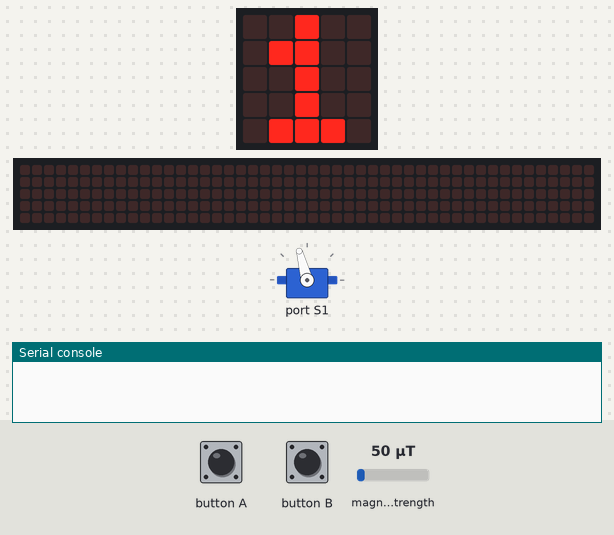
The program below on a simulated BBC micro:bit (MakeCode). On the bench: the board's 5×5 LED display, a strip that is not on the board, showing the scrolling text unrolled, servo, the last lines printed to the serial console. The inputs (shaded band) are chosen by the test bench; at power-on: magnetic field strength 50 µT. No radio messages arrive unless stated (any console line starting 'radio sent:' is added by the test bench); the 48×5 strip is a reading aid, not a part: it shows the text the display is scrolling, unrolled, one strip-width of it at a time.

Above: at 6.4 s.
6.5 s: button A pressed for 0.15 s
At 7.12 s:
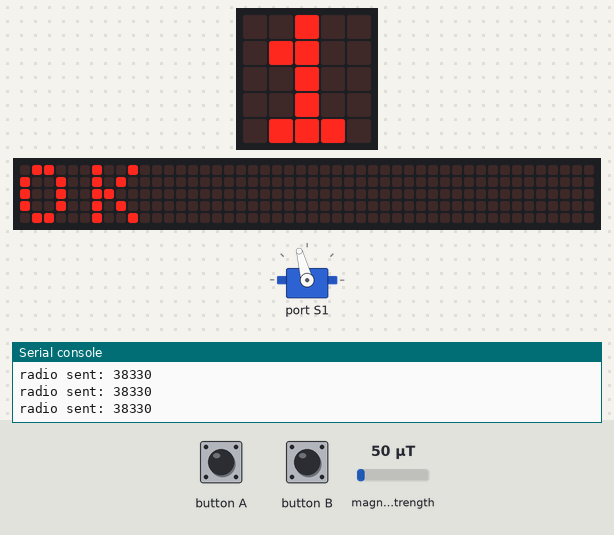
7.2 s: button B pressed for 0.15 s
At 7.27 s:
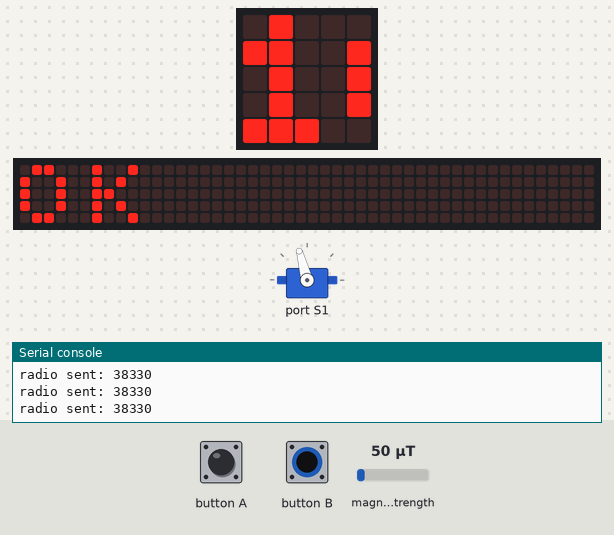
7.9 s: button B pressed for 0.15 s
At 11.4 s:
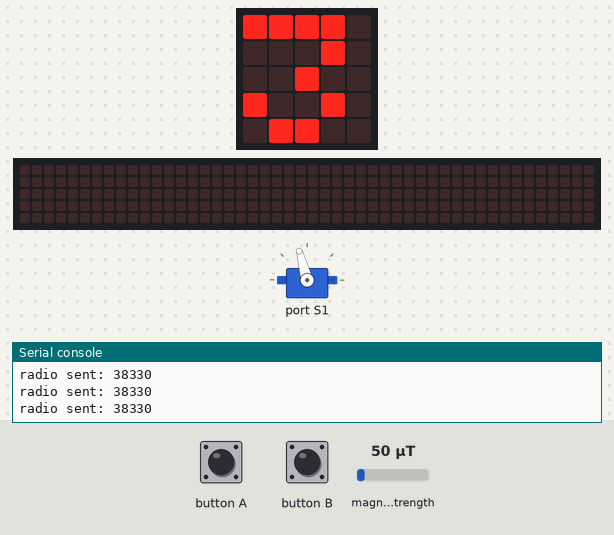
Timing chart, 0 to 12.9 s (numbered marks = the images above; inputs shaded):
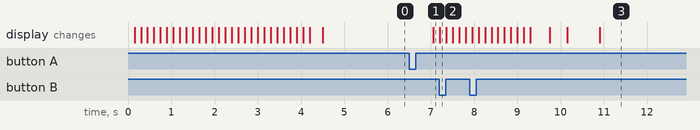

Measured:
- after the input at 6.5 s, the display: changes after 0.55 s (image 1)

The program:

main.ts
```typescript
radio.onReceivedNumber(function (receivedNumber) {
    if (receivedNumber == SIGNAL_RADIO) {
        lancerDecompte()
    }
})
input.onButtonPressed(Button.A, function () {
    while (input.magneticForce(Dimension.Strength) >= 300) {
        basic.showIcon(IconNames.House)
    }
    for (let index = 0; index < 4; index++) {
        radio.sendNumber(SIGNAL_RADIO)
        basic.pause(100)
    }
    lancerDecompte()
})
// Lance le décompte des 85s. Si le fil de lancement est mis, le décompte attendra.
function lancerDecompte () {
    basic.showString("OK")
    basic.showLeds(`
        . . . . .
        . . . . .
        . . # . .
        . . . . .
        . . . . .
        `)
    basic.pause(TEMPS * 1000)
    basic.showIcon(IconNames.Happy)
    if (pami == 1) {
        basic.pause(2000)
    } else if (pami == 2) {
        basic.pause(1000)
    }
    wuKong.setMotorSpeed(wuKong.MotorList.M1, -50)
    if (pami == 1) {
        basic.pause(4200)
    } else if (pami == 2) {
        basic.pause(5000)
    } else if (pami == 4) {
        basic.pause(3000)
    } else {
        basic.pause(6800)
    }
    wuKong.stopMotor(wuKong.MotorList.M1)
    while (true) {
        if (pami == 4) {
            wuKong.setServoAngle(wuKong.ServoTypeList._180, wuKong.ServoList.S1, 85)
            basic.pause(500)
            wuKong.setServoAngle(wuKong.ServoTypeList._180, wuKong.ServoList.S1, 105)
            basic.pause(500)
        } else {
            wuKong.setServoAngle(wuKong.ServoTypeList._180, wuKong.ServoList.S1, 70)
            basic.pause(500)
            wuKong.setServoAngle(wuKong.ServoTypeList._180, wuKong.ServoList.S1, 90)
            basic.pause(500)
        }
    }
}
input.onButtonPressed(Button.B, function () {
    pami += 1
    if (pami == 5) {
        pami = 1
    }
    basic.showNumber(pami)
})
let SIGNAL_RADIO = 0
let TEMPS = 0
let pami = 0
let VERSION = "1.5"
basic.showString("v" + VERSION)
wuKong.setServoAngle(wuKong.ServoTypeList._180, wuKong.ServoList.S1, 105)
pami += 1
TEMPS = 85
SIGNAL_RADIO = 38330
basic.showNumber(pami)
radio.setTransmitPower(7)
radio.setFrequencyBand(0)
// Changer le groupe pour limiter les interférence. Groupe par défaut sur micro:bit : 0 ou 1
radio.setGroup(6)
```

test.ts
```typescript
// les tests vont ici ; cela ne sera pas compilé si ce paquet est utilisé en tant qu'extension.
```
